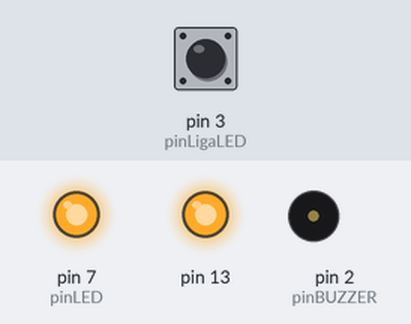
A sketch run on a simulated Arduino Uno, built with avr-gcc and run on an emulated ATmega328P. On the bench: output pins drawn as LEDs (lit = HIGH), buzzer (waves = sounding). Inputs (shaded band) come from the test bench; at power-on: pin 3 (pinLigaLED) HIGH.

Above: at 10.8 s.
10.9 s: pin 3 (pinLigaLED) pulled LOW for 3 s
At 13.0 s:
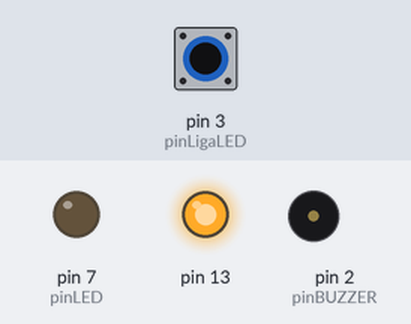
16.9 s: pin 3 (pinLigaLED) pulled LOW for 3 s
At 17.3 s:
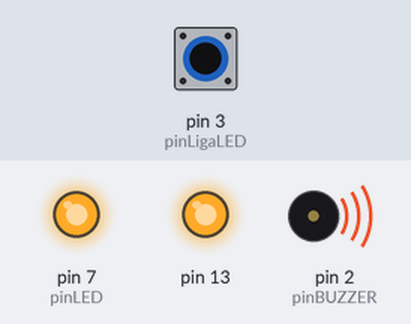
At 17.7 s:
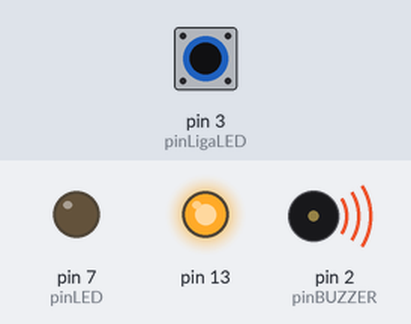
Timing chart, 0 to 28.9 s (numbered marks = the images above; inputs shaded):
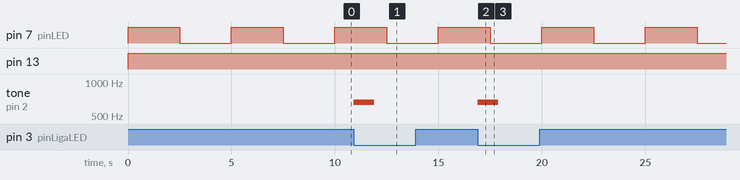

Measured:
- after the input at 10.9 s, tone on pin 2 (pinBUZZER): silent → 660 Hz at once, → silent 1.0 s later
- after the input at 16.9 s, tone on pin 2 (pinBUZZER): silent → 660 Hz at once, → silent 1.0 s later
- by itself, pin 7 (pinLED): alternates HIGH for 2.5 s and LOW for 2.5 s

The sketch:

Alerta_de_Interrup__o_com_Blink_e_SoundAlert.ino
```cpp
int pinLigaLED = 3;
int pinLED = 7;
int pinBUZZER = 2;

void setup()
{
	pinMode(13, OUTPUT);
	pinMode(pinLED, OUTPUT);
	pinMode(pinBUZZER, OUTPUT);
	pinMode(pinLigaLED, INPUT_PULLUP);
	attachInterrupt(digitalPinToInterrupt(pinLigaLED), tocabuzzer, FALLING);
}

void loop()
{
	int freq = 500;

	digitalWrite(13, HIGH);

	if(digitalRead(pinLigaLED) == LOW)
	{
		flash(freq);
	}
	else
	{
		flash(5*freq);
	}

}

void flash(int freq)
{
	digitalWrite(pinLED, HIGH);
	delay(freq);
	digitalWrite(pinLED, LOW);
	delay(freq);
}

void tocabuzzer()
{
	tone(pinBUZZER, 660, 1000);
	delay(1000);
}
```
